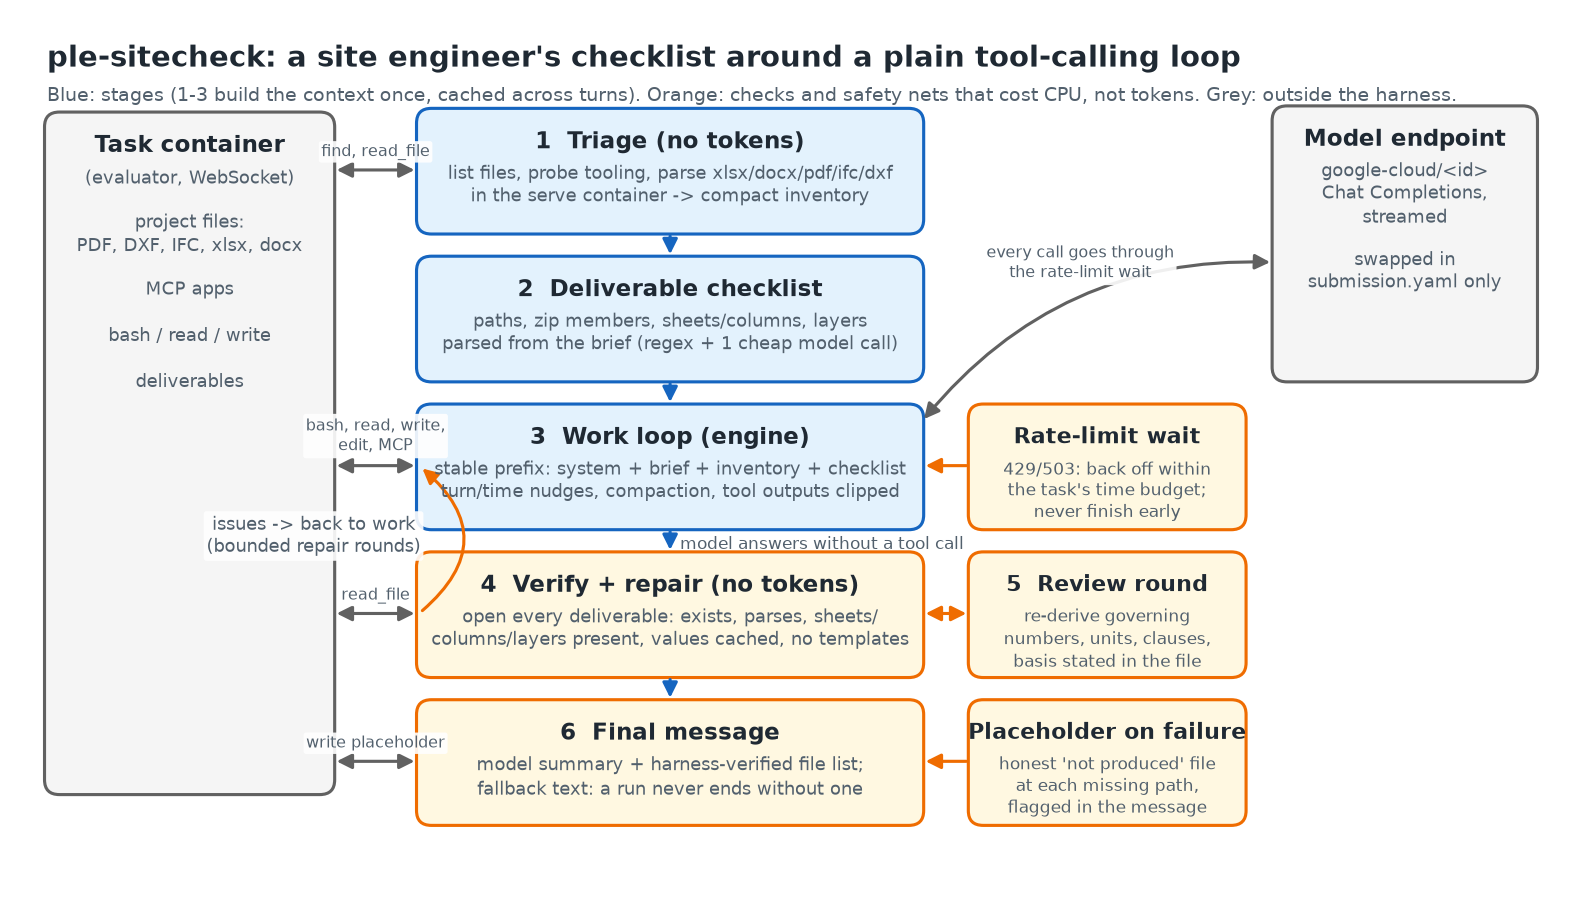

Python code for this plot:
# Copyright 2026 ple-sitecheck authors
# Licensed under the Apache License, Version 2.0; see LICENSE.

"""Figure 1 of the Stage-1 writeup: the ple-sitecheck architecture.

    python writeup/fig1_architecture.py            # writes writeup/fig1_architecture.png

Needs matplotlib only (not a harness dependency: use a separate venv).
"""

from __future__ import annotations

import pathlib

import matplotlib
matplotlib.use("Agg")
import matplotlib.pyplot as plt  # pylint: disable=g-import-not-at-top,wrong-import-position
from matplotlib.patches import FancyArrowPatch, FancyBboxPatch  # pylint: disable=g-import-not-at-top,wrong-import-position

OUT = pathlib.Path(__file__).with_name("fig1_architecture.png")

INK = "#1f2933"
MUTED = "#52606d"
LINE = "#9aa5b1"
STAGE = "#e3f2fd"      # harness stages
STAGE_EDGE = "#1565c0"
EXT = "#f5f5f5"        # things outside the harness
EXT_EDGE = "#616161"
CHECK = "#fff8e1"      # verification / safety nets
CHECK_EDGE = "#ef6c00"


def box(ax, x, y, w, h, title, body="", fill=STAGE, edge=STAGE_EDGE, title_size=10.5, body_size=8.1):
  ax.add_patch(FancyBboxPatch((x, y), w, h, boxstyle="round,pad=0.02,rounding_size=0.12",
                              linewidth=1.4, edgecolor=edge, facecolor=fill))
  ty = y + h - 0.16 if body else y + h / 2
  ax.text(x + w / 2, ty, title, ha="center", va="top" if body else "center", fontsize=title_size,
          fontweight="bold", color=INK)
  if body:
    ax.text(x + w / 2, y + h - 0.42, body, ha="center", va="top", fontsize=body_size, color=MUTED, linespacing=1.25)


def arrow(ax, p, q, text="", color=LINE, style="-|>", lw=1.4, rad=0.0, tpos=0.5, dx=0.0, dy=0.12, fs=8.2):
  a = FancyArrowPatch(p, q, arrowstyle=style, mutation_scale=14, linewidth=lw, color=color,
                      connectionstyle=f"arc3,rad={rad}", shrinkA=2, shrinkB=2)
  ax.add_patch(a)
  if text:
    mx, my = p[0] + (q[0] - p[0]) * tpos + dx, p[1] + (q[1] - p[1]) * tpos + dy
    ax.text(mx, my, text, ha="center", va="bottom", fontsize=fs, color=MUTED,
            bbox=dict(boxstyle="round,pad=0.15", fc="white", ec="none", alpha=0.9))


def main() -> None:
  fig, ax = plt.subplots(figsize=(12.5, 7.2), dpi=160)
  ax.set_xlim(0, 12.5)
  ax.set_ylim(0, 7.2)
  ax.axis("off")

  # outside the harness: evaluator / task container (left), model endpoint (right)
  box(ax, 0.25, 0.9, 2.3, 5.5, "Task container", "(evaluator, WebSocket)\n\nproject files:\nPDF, DXF, IFC, xlsx, docx\n\nMCP apps\n\nbash / read / write\n\ndeliverables",
      fill=EXT, edge=EXT_EDGE)
  box(ax, 10.15, 4.25, 2.1, 2.2, "Model endpoint", "google-cloud/<id>\nChat Completions,\nstreamed\n\nswapped in\nsubmission.yaml only",
      fill=EXT, edge=EXT_EDGE, body_size=8.0)

  # harness stages, top to bottom
  x, w, h = 3.25, 4.05, 0.98
  ys = {"triage": 5.45, "checklist": 4.25, "loop": 3.05, "verify": 1.85, "final": 0.65}
  box(ax, x, ys["triage"], w, h, "1  Triage (no tokens)",
      "list files, probe tooling, parse xlsx/docx/pdf/ifc/dxf\nin the serve container -> compact inventory")
  box(ax, x, ys["checklist"], w, h, "2  Deliverable checklist",
      "paths, zip members, sheets/columns, layers\nparsed from the brief (regex + 1 cheap model call)")
  box(ax, x, ys["loop"], w, h, "3  Work loop (engine)",
      "stable prefix: system + brief + inventory + checklist\nturn/time nudges, compaction, tool outputs clipped")
  box(ax, x, ys["verify"], w, h, "4  Verify + repair (no tokens)",
      "open every deliverable: exists, parses, sheets/\ncolumns/layers present, values cached, no templates",
      fill=CHECK, edge=CHECK_EDGE)
  box(ax, x, ys["final"], w, h, "6  Final message",
      "model summary + harness-verified file list;\nfallback text: a run never ends without one",
      fill=CHECK, edge=CHECK_EDGE)

  # review on the side, between loop and final
  sx, sw = 7.7, 2.2
  box(ax, sx, 1.85, sw, 0.98, "5  Review round",
      "re-derive governing\nnumbers, units, clauses,\nbasis stated in the file",
      fill=CHECK, edge=CHECK_EDGE, title_size=9.8, body_size=7.8)

  # safety nets column
  box(ax, sx, 3.05, sw, 0.98, "Rate-limit wait",
      "429/503: back off within\nthe task's time budget;\nnever finish early",
      fill=CHECK, edge=CHECK_EDGE, title_size=9.8, body_size=7.8)
  box(ax, sx, 0.65, sw, 0.98, "Placeholder on failure",
      "honest 'not produced' file\nat each missing path,\nflagged in the message",
      fill=CHECK, edge=CHECK_EDGE, title_size=9.8, body_size=7.8)

  # flow arrows down the stages
  cx = x + w / 2
  for a, b in (("triage", "checklist"), ("checklist", "loop"), ("loop", "verify"), ("verify", "final")):
    arrow(ax, (cx, ys[a]), (cx, ys[b] + h), color=STAGE_EDGE)
  ax.text(cx + 0.08, ys["loop"] - 0.14, "model answers without a tool call", ha="left", va="center", fontsize=7.8, color=MUTED)
  # repair loop back from verify to loop
  arrow(ax, (x, ys["verify"] + 0.5), (x, ys["loop"] + 0.5), text="issues -> back to work\n(bounded repair rounds)",
        color=CHECK_EDGE, rad=0.6, dx=-0.85, dy=-0.15)
  # review <-> verify
  arrow(ax, (sx, ys["verify"] + 0.5), (x + w, ys["verify"] + 0.5), color=CHECK_EDGE, style="<|-|>")
  # loop <-> model: up and over the safety-net column
  arrow(ax, (x + w, ys["loop"] + 0.85), (10.15, 5.2), color=EXT_EDGE, style="<|-|>", rad=-0.25,
        text="every call goes through\nthe rate-limit wait", tpos=0.45, dx=0.0, dy=0.55, fs=7.4)
  arrow(ax, (sx, ys["loop"] + 0.5), (x + w, ys["loop"] + 0.5), color=CHECK_EDGE, style="-|>")
  # final <- placeholder
  arrow(ax, (sx, ys["final"] + 0.5), (x + w, ys["final"] + 0.5), color=CHECK_EDGE, style="-|>")
  # task container <-> stages
  for key, label in (("triage", "find, read_file"), ("loop", "bash, read, write,\nedit, MCP"), ("verify", "read_file"), ("final", "write placeholder")):
    arrow(ax, (2.55, ys[key] + 0.5), (x, ys[key] + 0.5), color=EXT_EDGE, style="<|-|>", text=label, dy=0.08, fs=7.4)

  ax.text(0.25, 6.85, "ple-sitecheck: a site engineer's checklist around a plain tool-calling loop",
          fontsize=13, fontweight="bold", color=INK, va="center")
  ax.text(0.25, 6.55, "Blue: stages (1-3 build the context once, cached across turns). Orange: checks and safety nets that cost CPU, not tokens. Grey: outside the harness.",
          fontsize=8.6, color=MUTED, va="center")
  fig.savefig(OUT, bbox_inches="tight", facecolor="white")
  print(f"wrote {OUT}")


if __name__ == "__main__":
  main()
